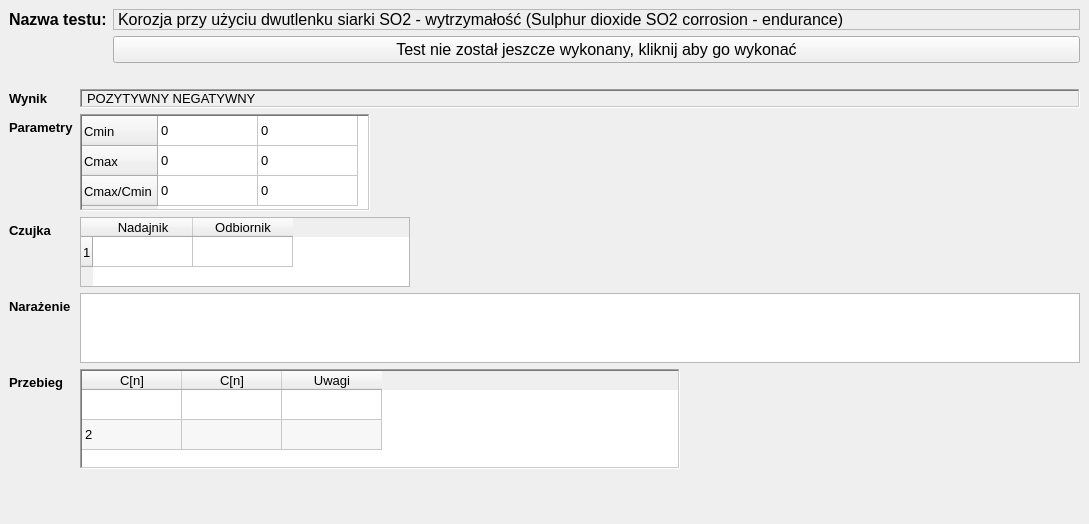
        <widget class="QWidget" name="pKorozjaS02">
         <property name="styleSheet">
          <string notr="true"/>
         </property>
         <layout class="QVBoxLayout" name="verticalLayoutpKorozjaS02">
          <property name="spacing">
           <number>0</number>
          </property>
          <property name="leftMargin">
           <number>0</number>
          </property>
          <property name="topMargin">
           <number>0</number>
          </property>
          <property name="rightMargin">
           <number>0</number>
          </property>
          <property name="bottomMargin">
           <number>0</number>
          </property>
          <item>
           <widget class="QWidget" name="korozjaS02Widget" native="true">
            <property name="sizePolicy">
             <sizepolicy hsizetype="Preferred" vsizetype="Minimum">
              <horstretch>0</horstretch>
              <verstretch>0</verstretch>
             </sizepolicy>
            </property>
            <property name="minimumSize">
             <size>
              <width>0</width>
              <height>70</height>
             </size>
            </property>
            <property name="maximumSize">
             <size>
              <width>16777215</width>
              <height>80</height>
             </size>
            </property>
            <property name="font">
             <font>
              <family>Arial</family>
              <pointsize>12</pointsize>
             </font>
            </property>
            <layout class="QFormLayout" name="formLayoutkorozjaS02Widget">
             <property name="labelAlignment">
              <set>Qt::AlignLeading|Qt::AlignLeft|Qt::AlignTop</set>
             </property>
             <item row="0" column="0">
              <widget class="QLabel" name="eKorozjaS02nazwaTestu">
               <property name="font">
                <font>
                 <family>Arial</family>
                 <pointsize>12</pointsize>
                 <bold>true</bold>
                </font>
               </property>
               <property name="text">
                <string>Nazwa testu:</string>
               </property>
              </widget>
             </item>
             <item row="0" column="1">
              <widget class="QLabel" name="korozjaS02nazwaTestu">
               <property name="maximumSize">
                <size>
                 <width>16777215</width>
                 <height>35</height>
                </size>
               </property>
               <property name="font">
                <font>
                 <family>Arial</family>
                 <pointsize>12</pointsize>
                </font>
               </property>
               <property name="frameShape">
                <enum>QFrame::StyledPanel</enum>
               </property>
               <property name="text">
                <string>Korozja przy użyciu dwutlenku siarki SO2 - wytrzymałość (Sulphur dioxide SO2 corrosion - endurance)</string>
               </property>
              </widget>
             </item>
             <item row="1" column="1">
              <widget class="QPushButton" name="pbKorozjaS02">
               <property name="font">
                <font>
                 <family>Arial</family>
                 <pointsize>12</pointsize>
                </font>
               </property>
               <property name="text">
                <string>Test nie został jeszcze wykonany, kliknij aby go wykonać</string>
               </property>
              </widget>
             </item>
             <item row="2" column="1">
              <spacer name="verticalSpacer">
               <property name="orientation">
                <enum>Qt::Vertical</enum>
               </property>
               <property name="sizeHint" stdset="0">
                <size>
                 <width>20</width>
                 <height>40</height>
                </size>
               </property>
              </spacer>
             </item>
            </layout>
           </widget>
          </item>
          <item>
           <widget class="QWidget" name="korozjaS02Wyniki" native="true">
            <property name="font">
             <font>
              <family>Arial</family>
              <pointsize>10</pointsize>
             </font>
            </property>
            <layout class="QFormLayout" name="formLayoutkorozjaS02Wyniki">
             <item row="0" column="0">
              <widget class="QLabel" name="etKorozjaS02Result">
               <property name="font">
                <font>
                 <family>Arial</family>
                 <pointsize>10</pointsize>
                 <bold>true</bold>
                </font>
               </property>
               <property name="text">
                <string>Wynik</string>
               </property>
              </widget>
             </item>
             <item row="0" column="1">
              <widget class="QLabel" name="korozjaS02Result">
               <property name="frameShape">
                <enum>QFrame::WinPanel</enum>
               </property>
               <property name="frameShadow">
                <enum>QFrame::Sunken</enum>
               </property>
               <property name="text">
                <string>POZYTYWNY NEGATYWNY</string>
               </property>
               <property name="margin">
                <number>2</number>
               </property>
               <property name="indent">
                <number>5</number>
               </property>
              </widget>
             </item>
             <item row="1" column="0">
              <widget class="QLabel" name="etkorozjaS02Parametry">
               <property name="font">
                <font>
                 <family>Arial</family>
                 <pointsize>10</pointsize>
                 <bold>true</bold>
                </font>
               </property>
               <property name="text">
                <string>Parametry</string>
               </property>
              </widget>
             </item>
             <item row="1" column="1">
              <widget class="QTableWidget" name="korozjaS02TableParams">
               <property name="sizePolicy">
                <sizepolicy hsizetype="Minimum" vsizetype="Minimum">
                 <horstretch>0</horstretch>
                 <verstretch>0</verstretch>
                </sizepolicy>
               </property>
               <property name="maximumSize">
                <size>
                 <width>290</width>
                 <height>97</height>
                </size>
               </property>
               <property name="frameShape">
                <enum>QFrame::WinPanel</enum>
               </property>
               <property name="verticalScrollBarPolicy">
                <enum>Qt::ScrollBarAsNeeded</enum>
               </property>
               <property name="horizontalScrollBarPolicy">
                <enum>Qt::ScrollBarAsNeeded</enum>
               </property>
               <property name="autoScroll">
                <bool>false</bool>
               </property>
               <property name="editTriggers">
                <set>QAbstractItemView::NoEditTriggers</set>
               </property>
               <property name="tabKeyNavigation">
                <bool>false</bool>
               </property>
               <property name="showDropIndicator" stdset="0">
                <bool>false</bool>
               </property>
               <property name="dragDropOverwriteMode">
                <bool>false</bool>
               </property>
               <attribute name="horizontalHeaderVisible">
                <bool>false</bool>
               </attribute>
               <row>
                <property name="text">
                 <string>Cmin</string>
                </property>
               </row>
               <row>
                <property name="text">
                 <string>Cmax</string>
                </property>
               </row>
               <row>
                <property name="text">
                 <string>Cmax/Cmin</string>
                </property>
               </row>
               <column>
                <property name="text">
                 <string>Nazwa</string>
                </property>
               </column>
               <column>
                <property name="text">
                 <string>Wartość</string>
                </property>
               </column>
               <item row="0" column="0">
                <property name="text">
                 <string>0</string>
                </property>
               </item>
               <item row="0" column="1">
                <property name="text">
                 <string>0</string>
                </property>
               </item>
               <item row="1" column="0">
                <property name="text">
                 <string>0</string>
                </property>
               </item>
               <item row="1" column="1">
                <property name="text">
                 <string>0</string>
                </property>
               </item>
               <item row="2" column="0">
                <property name="text">
                 <string>0</string>
                </property>
               </item>
               <item row="2" column="1">
                <property name="text">
                 <string>0</string>
                </property>
               </item>
              </widget>
             </item>
             <item row="2" column="0">
              <widget class="QLabel" name="etKorozjaS02Czujka">
               <property name="font">
                <font>
                 <family>Arial</family>
                 <pointsize>10</pointsize>
                 <bold>true</bold>
                </font>
               </property>
               <property name="text">
                <string>Czujka</string>
               </property>
              </widget>
             </item>
             <item row="2" column="1">
              <widget class="QTableWidget" name="korozjaS02tableCzujka">
               <property name="minimumSize">
                <size>
                 <width>309</width>
                 <height>70</height>
                </size>
               </property>
               <property name="maximumSize">
                <size>
                 <width>330</width>
                 <height>70</height>
                </size>
               </property>
               <row>
                <property name="text">
                 <string>1</string>
                </property>
               </row>
               <column>
                <property name="text">
                 <string>Nadajnik</string>
                </property>
               </column>
               <column>
                <property name="text">
                 <string>Odbiornik</string>
                </property>
               </column>
              </widget>
             </item>
             <item row="3" column="0">
              <widget class="QLabel" name="etKorozjaS02WynikNarazenia">
               <property name="font">
                <font>
                 <family>Arial</family>
                 <pointsize>10</pointsize>
                 <bold>true</bold>
                </font>
               </property>
               <property name="text">
                <string>Narażenie</string>
               </property>
              </widget>
             </item>
             <item row="3" column="1">
              <widget class="QTableWidget" name="korozjaS02Narazenie">
               <property name="minimumSize">
                <size>
                 <width>1000</width>
                 <height>70</height>
                </size>
               </property>
               <property name="maximumSize">
                <size>
                 <width>1000</width>
                 <height>70</height>
                </size>
               </property>
               <property name="editTriggers">
                <set>QAbstractItemView::NoEditTriggers</set>
               </property>
              </widget>
             </item>
             <item row="5" column="0">
              <widget class="QLabel" name="etKorozjaS02Przebieg">
               <property name="font">
                <font>
                 <family>Arial</family>
                 <pointsize>10</pointsize>
                 <bold>true</bold>
                </font>
               </property>
               <property name="text">
                <string>Przebieg</string>
               </property>
              </widget>
             </item>
             <item row="5" column="1">
              <widget class="QTableWidget" name="korozjaS02TablePrzebieg">
               <property name="minimumSize">
                <size>
                 <width>600</width>
                 <height>100</height>
                </size>
               </property>
               <property name="maximumSize">
                <size>
                 <width>600</width>
                 <height>160</height>
                </size>
               </property>
               <property name="frameShape">
                <enum>QFrame::WinPanel</enum>
               </property>
               <property name="sizeAdjustPolicy">
                <enum>QAbstractScrollArea::AdjustToContents</enum>
               </property>
               <property name="autoScroll">
                <bool>false</bool>
               </property>
               <property name="editTriggers">
                <set>QAbstractItemView::DoubleClicked</set>
               </property>
               <property name="tabKeyNavigation">
                <bool>false</bool>
               </property>
               <property name="showDropIndicator" stdset="0">
                <bool>false</bool>
               </property>
               <property name="dragDropOverwriteMode">
                <bool>false</bool>
               </property>
               <property name="alternatingRowColors">
                <bool>true</bool>
               </property>
               <property name="selectionMode">
                <enum>QAbstractItemView::NoSelection</enum>
               </property>
               <property name="wordWrap">
                <bool>false</bool>
               </property>
               <property name="cornerButtonEnabled">
                <bool>false</bool>
               </property>
               <attribute name="horizontalHeaderCascadingSectionResizes">
                <bool>true</bool>
               </attribute>
               <attribute name="horizontalHeaderMinimumSectionSize">
                <number>30</number>
               </attribute>
               <attribute name="verticalHeaderVisible">
                <bool>false</bool>
               </attribute>
               <attribute name="verticalHeaderCascadingSectionResizes">
                <bool>true</bool>
               </attribute>
               <attribute name="verticalHeaderShowSortIndicator" stdset="0">
                <bool>false</bool>
               </attribute>
               <attribute name="verticalHeaderStretchLastSection">
                <bool>false</bool>
               </attribute>
               <row>
                <property name="text">
                 <string>1</string>
                </property>
               </row>
               <row>
                <property name="text">
                 <string>2</string>
                </property>
               </row>
               <column>
                <property name="text">
                 <string>C[n]</string>
                </property>
               </column>
               <column>
                <property name="text">
                 <string>C[n]</string>
                </property>
               </column>
               <column>
                <property name="text">
                 <string>Uwagi</string>
                </property>
               </column>
               <item row="1" column="0">
                <property name="text">
                 <string>2</string>
                </property>
               </item>
              </widget>
             </item>
             <item row="7" column="1">
              <spacer name="verticalSpacerKorozjaS02">
               <property name="orientation">
                <enum>Qt::Vertical</enum>
               </property>
               <property name="sizeHint" stdset="0">
                <size>
                 <width>20</width>
                 <height>40</height>
                </size>
               </property>
              </spacer>
             </item>
            </layout>
           </widget>
          </item>
         </layout>
        </widget>
